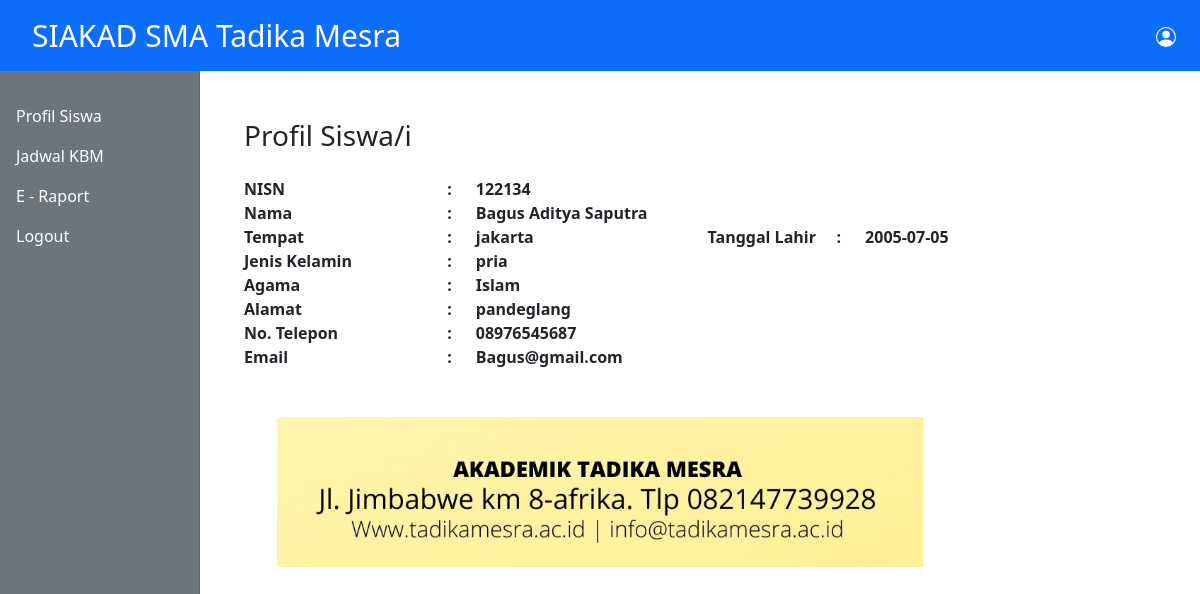
The page /admin/details-siswa.php?nisn=122134 on the database its author committed.
### tables this page shows
CREATE TABLE `profil_siswa` (
  `NISN` int(10) NOT NULL,
  `nama` text NOT NULL,
  `tempat` text NOT NULL,
  `tanggal_lahir` date NOT NULL,
  `jenis_kelamin` varchar(40) NOT NULL,
  `agama` varchar(40) NOT NULL,
  `alamat` text NOT NULL,
  `telp` varchar(20) NOT NULL,
  `email` varchar(50) NOT NULL
);

### admin/details-siswa.php (the view)
<?php
    include_once '../database/koneksi.php';
    include_once '../templates/header.php';
    $nisn = $_GET['nisn'];
    $sql = "SELECT * FROM profil_siswa WHERE NISN = '$nisn'";
    $exec = mysqli_query($koneksi,$sql);
        while($rows = mysqli_fetch_assoc($exec)){
        $NISN = $rows["NISN"];
        $nama = $rows["nama"];
        $tempat = $rows["tempat"];
        $tanggal_lahir = $rows["tanggal_lahir"];
        $jenis_kelamin = $rows["jenis_kelamin"];
        $agama = $rows["agama"];
        $alamat = $rows["alamat"];
        $telp = $rows["telp"];
        $email = $rows["email"];
        }
?>
<div class = "container mt-5">
<h3>Profil Siswa/i</h3>
  <div class="row mt-4" style="padding-right:5px;">
      <div class="col-12" >
       <div class="row">
            <div class="col-3" style="width:25%;">
                <strong> NISN
                  <span class="pull-right" style="float:right;">:</span>
                </strong>
              </div>
              <div class="col-9" style="width:75%;">
              <strong>
                <?= $NISN;?>
              </strong>
              </div>
              </div>
        <div class="row">
            <div class="col-3" style="width:25%;">
                <strong> Nama
                  <span class="pull-right" style="float:right;">:</span>
                </strong>
              </div>
              <div class="col-9" style="width:75%;">
              <strong>
                <?= $nama;?>
              </strong>
              </div>
          </div>
          <div class="row">
            <div class="col-3" style="width:25%;">
                <strong> Tempat
                  <span class="pull-right" style="float:right;">:</span>
                </strong>
              </div>
              <div class="col-3" style="width:25%;">
              <strong>
                <?= $tempat;?>
              </strong>
              </div>
              <div class="col-2" style="width:17%;">
                <strong> Tanggal Lahir
                  <span class="pull-right" style="float:right;">:</span>
                </strong>
                </div>
              <div class="col-4" style="width:33%;">
                <strong>
                <?= $tanggal_lahir;?>
                </strong>
                </div>
          </div>
          <div class="row">
            <div class="col-3" style="width:25%;">
                <strong> Jenis Kelamin
                  <span class="pull-right" style="float:right;">:</span>
                </strong>
              </div>
              <div class="col-9" style="width:75%;">
              <strong>
                <?= $jenis_kelamin;?>
              </strong>
              </div>
          </div>
          <div class="row">
            <div class="col-3" style="width:25%;">
                <strong> Agama
                  <span class="pull-right" style="float:right;">:</span>
                </strong>
              </div>
              <div class="col-9" style="width:75%;">
              <strong>
                <?= $agama;?>
              </strong>
              </div>
          </div>
          <div class="row">
            <div class="col-3" style="width:25%;">
                <strong> Alamat
                  <span class="pull-right" style="float:right;">:</span>
                </strong>
              </div>
              <div class="col-9" style="width:75%;">
              <strong>
                <?= $alamat;?>
              </strong>
              </div>
          </div>
          <div class="row">
            <div class="col-3" style="width:25%;">
                <strong> No. Telepon
                  <span class="pull-right" style="float:right;">:</span>
                </strong>
              </div>
              <div class="col-9" style="width:75%;">
              <strong>
                <?= $telp;?>
              </strong>
              </div>
          </div>
          <div class="row">
            <div class="col-3" style="width:25%;">
                <strong> Email
                  <span class="pull-right" style="float:right;">:</span>
                </strong>
              </div>
              <div class="col-9" style="width:75%;">
              <strong>
                <?= $email;?>
              </strong>
              </div>
        </div>
       </div>
      </div>
      </div>
  </div>
<?php include_once '../templates/footer.php';?>

### rows shown on the page
profil_siswa: NISN "122134", nama "Bagus Aditya Saputra", tempat "jakarta", tanggal_lahir "2005-07-05", jenis_kelamin "pria", agama "Islam", alamat "pandeglang", telp "08976545687", email "Bagus@gmail.com"
